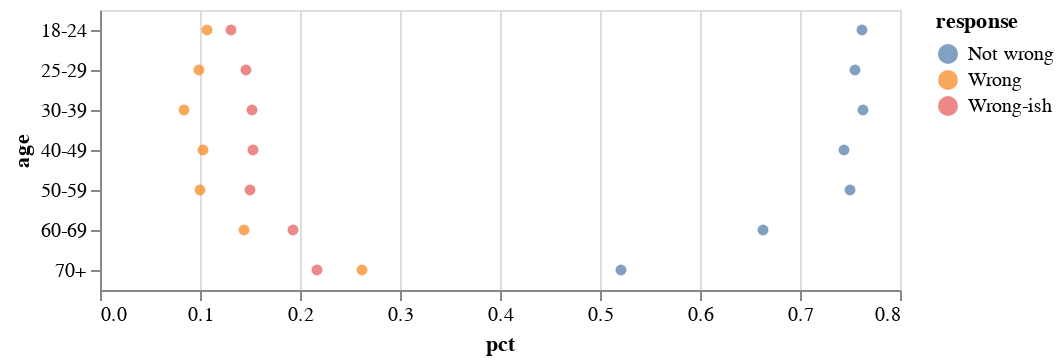

Write notebook code for a chart like this one.
### Code cell
alt.Chart(no).encode(y='age', x='pct', color='response').mark_circle()

### Figure 1 — Vega-Lite specification as saved in the notebook (floating-point values rounded to 4 significant figures)
{"config": {"view": {"continuousWidth": 400, "continuousHeight": 300}}, "data": {"name": "data-235d74cff4151e7f691ed260b343d78b"}, "mark": "circle", "encoding": {"color": {"type": "nominal", "field": "response"}, "x": {"type": "quantitative", "field": "pct"}, "y": {"type": "nominal", "field": "age"}}, "$schema": "https://vega.github.io/schema/vega-lite/v4.0.2.json", "datasets": {"data-235d74cff4151e7f691ed260b343d78b": [{"age": "18-24", "religion": "No religion", "response": "Not wrong", "n": 1147, "pct": 0.762}, {"age": "18-24", "religion": "No religion", "response": "Wrong", "n": 161, "pct": 0.107}, {"age": "18-24", "religion": "No religion", "response": "Wrong-ish", "n": 197, "pct": 0.131}, {"age": "25-29", "religion": "No religion", "response": "Not wrong", "n": 887, "pct": 0.755}, {"age": "25-29", "religion": "No religion", "response": "Wrong", "n": 116, "pct": 0.099}, {"age": "25-29", "religion": "No religion", "response": "Wrong-ish", "n": 172, "pct": 0.146}, {"age": "30-39", "religion": "No religion", "response": "Not wrong", "n": 1853, "pct": 0.763}, {"age": "30-39", "religion": "No religion", "response": "Wrong", "n": 205, "pct": 0.084}, {"age": "30-39", "religion": "No religion", "response": "Wrong-ish", "n": 370, "pct": 0.152}, {"age": "40-49", "religion": "No religion", "response": "Not wrong", "n": 1818, "pct": 0.744}, {"age": "40-49", "religion": "No religion", "response": "Wrong", "n": 251, "pct": 0.103}, {"age": "40-49", "religion": "No religion", "response": "Wrong-ish", "n": 375, "pct": 0.153}, {"age": "50-59", "religion": "No religion", "response": "Not wrong", "n": 1591, "pct": 0.75}, {"age": "50-59", "religion": "No religion", "response": "Wrong", "n": 211, "pct": 0.1}, {"age": "50-59", "religion": "No religion", "response": "Wrong-ish", "n": 318, "pct": 0.15}, {"age": "60-69", "religion": "No religion", "response": "Not wrong", "n": 970, "pct": 0.663}, {"age": "60-69", "religion": "No religion", "response": "Wrong", "n": 211, "pct": 0.144}, {"age": "60-69", "religion": "No religion", "response": "Wrong-ish", "n": 282, "pct": 0.193}, {"age": "70+", "religion": "No religion", "response": "Not wrong", "n": 469, "pct": 0.521}, {"age": "70+", "religion": "No religion", "response": "Wrong", "n": 236, "pct": 0.262}, {"age": "70+", "religion": "No religion", "response": "Wrong-ish", "n": 195, "pct": 0.217}]}}
